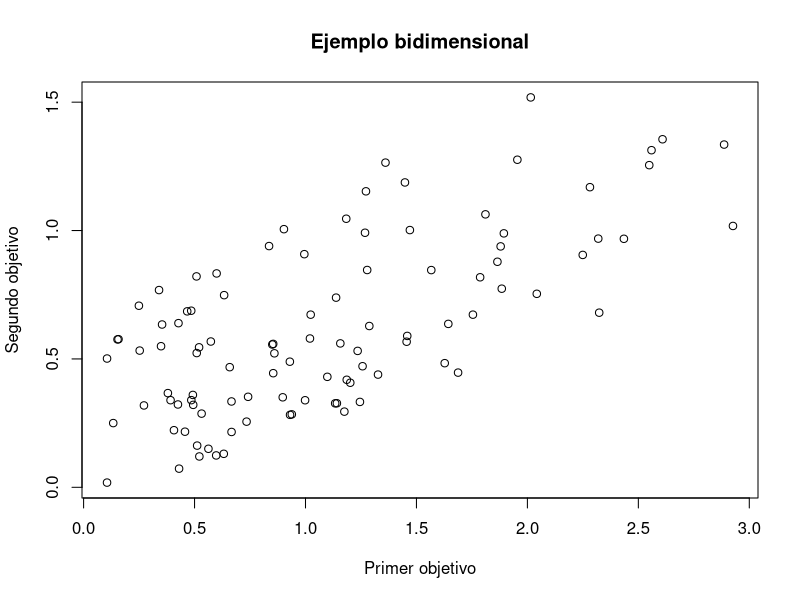

This chart was generated by the following R code:
pick.one <- function(x) {
    if (length(x) == 1) {
        return(x)
    } else {
        return(sample(x, 1))
    }
}
 
poli <- function(maxdeg, varcount, termcount) {
    f <- data.frame(variable=integer(), coef=integer(), degree=integer())
    for (t in 1:termcount) {
        var <- pick.one(1:varcount)
        deg <- pick.one(1:maxdeg)
        f <-  rbind(f, c(var, runif(1), deg))
    }
    names(f) <- c("variable", "coef", "degree")
    return(f)
}
 
eval <- function(pol, vars, terms) {
    value <- 0.0
    for (t in 1:terms) {
        term <- pol[t,]
        value <-  value + term$coef * vars[term$variable]^term$degree
    }
    return(value)
}
 
vc <- 4
md <- 3
tc <- 5
k <- 2 # cuantas funciones objetivo
obj <- list()
for (i in 1:k) {
    obj[[i]] <- poli(md, vc, tc)
}
n <- 100 # cuantas soluciones aleatorias
sol <- matrix(runif(vc * n), nrow=n, ncol=vc)
val <- matrix(rep(NA, k * n), nrow=n, ncol=k)
for (i in 1:n) { # evaluamos las soluciones
    for (j in 1:k) { # para todos los objetivos
        val[i, j] <- eval(obj[[j]], sol[i,], tc)
    }
}
png("p11_init.png")
plot(val[,1], val[,2], xlab="Primer objetivo", ylab="Segundo objetivo",
     main="Ejemplo bidimensional")
graphics.off()           
